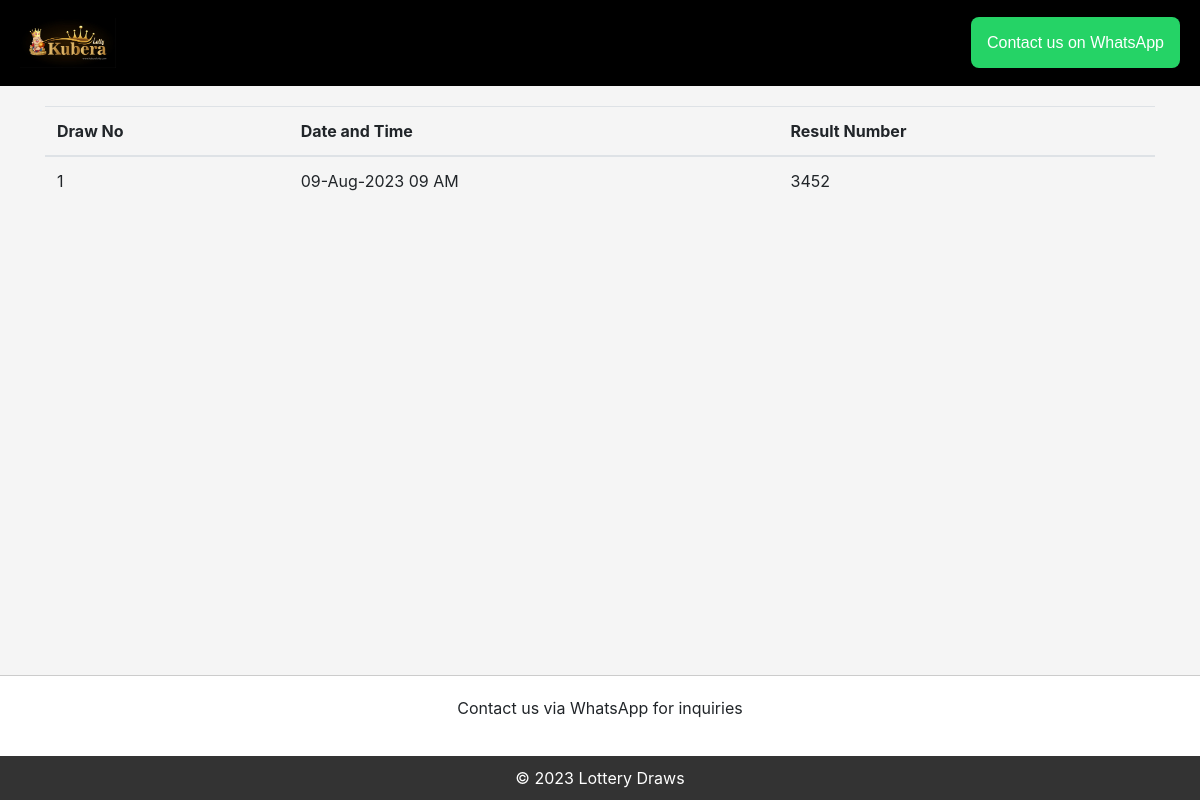
/draws/, run on an earlier commit of the app's database.
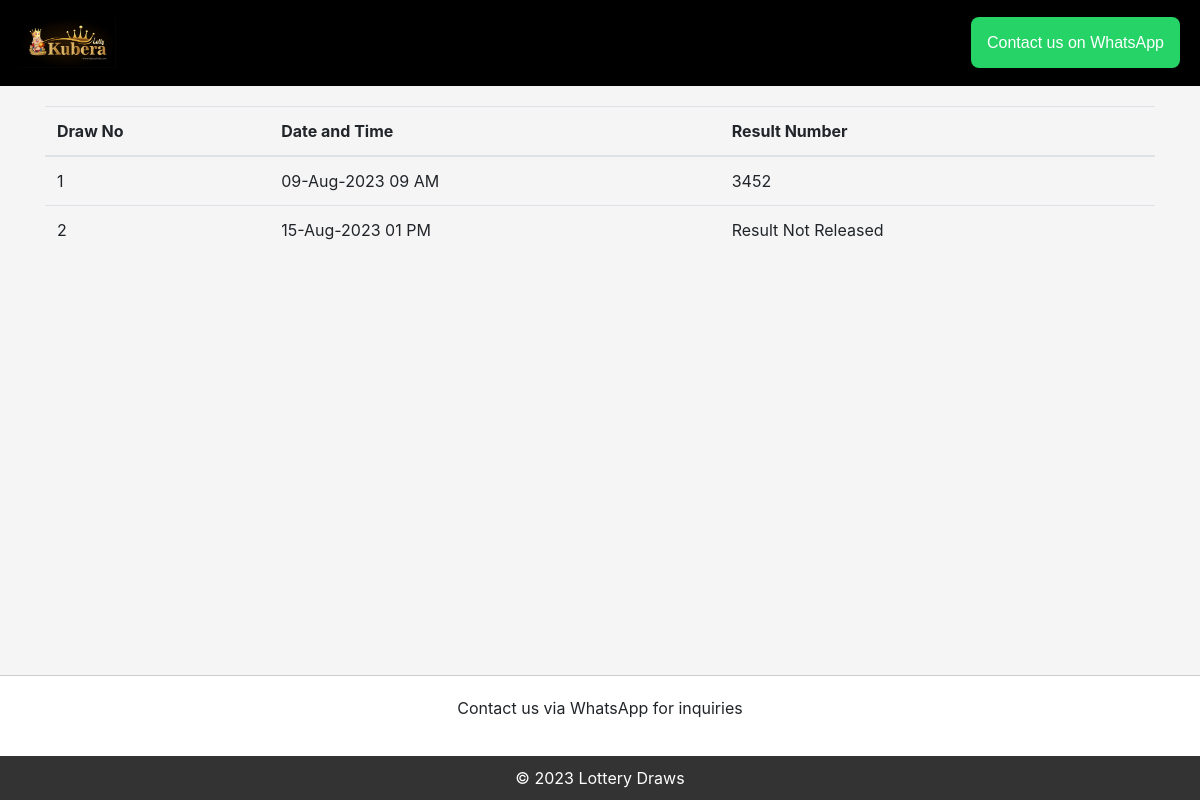
And on a later commit of the database.
### KuberaApp/models.py (models this page shows, shortened)
class Draw(models.Model):
    draw_uuid          = models.UUIDField(default=uuid.uuid4, editable=False, unique=True)
    draw_date          = models.DateField()
    draw_time          = models.TimeField()
    result_number      = models.PositiveIntegerField(default=0)
    released           = models.BooleanField(default=False)
    winning_percentage = models.DecimalField(max_digits=5, decimal_places=2,blank=True,null=True)
    loot_amount        = models.DecimalField(max_digits=10, decimal_places=2,blank=True,null=True)
    is_active          = models.BooleanField(default=False)
    result_generated   = models.BooleanField(default=False)
    orders_accepted   = models.BooleanField(default=False)

### KuberaApp/views.py (the view)
# urls.py: path('draws/', views.draws_list, name='draws_list'),
def draws_list(request):
    active_draws = Draw.objects.all()
    context = {'active_draws': active_draws}
    return render(request, 'kuberaapp/results.html', context)

### KuberaApp/context_processor.py (called while the page is built)
def website_info_context(request):
    try:
        website_info = WebsiteInfo.objects.first()  # Retrieve the first WebsiteInfo object
    except WebsiteInfo.DoesNotExist:
        website_info = None
    context = {
        'website_info': website_info
    }
    return context

### templates/kuberaapp/results.html (shortened to what this page needs)
{% load static %}
<!DOCTYPE html>
<html>
<head>
    <link rel="stylesheet" href="https://stackpath.bootstrapcdn.com/bootstrap/4.5.2/css/bootstrap.min.css">
</head>
<body>
    <div class="header">
        <img class="logo" src="{% static 'logo-1.jpg' %}" alt="Logo">
        <h1><a href="https://api.whatsapp.com/send?phone=3197010240285" style="display: inline-block; padding:16px; border-radius: 8px; background-color: #25D366; color: #fff; text-decoration: none; font-family: sans-serif; font-size: 16px;">Contact us on WhatsApp</a></h1>
    </div>
    <div class="container draws-container">
        <table class="table">
            <thead>
                <tr>
                    <th>Draw No</th>
                    <th>Date and Time</th>
                    <th>Result Number</th>
                </tr>
            </thead>
            <tbody>
                {% for draw in active_draws %}
                <tr>
                    <td>{{ draw.pk }}</td>
                    <td>{{ draw.draw_date|date:"d-M-Y" }} {{ draw.draw_time|time:"h A" }}</td>
                    <td>{% if draw.result_generated %}{{ draw.result_number }}{% else %}Result Not Released{% endif %}</td>
                </tr>
                {% endfor %}
            </tbody>
        </table>
    </div>
    <div class="contact-us">
        <p>Contact us via WhatsApp for inquiries</p>
    </div>
    <div class="footer">
        &copy; 2023 Lottery Draws
    </div>
</body>
</html>

What changed in the data, as far as the page shows it:
added Draw: pk "2", draw_date "15-Aug-2023", draw_time "01 PM", result_generated "Result Not Released"
